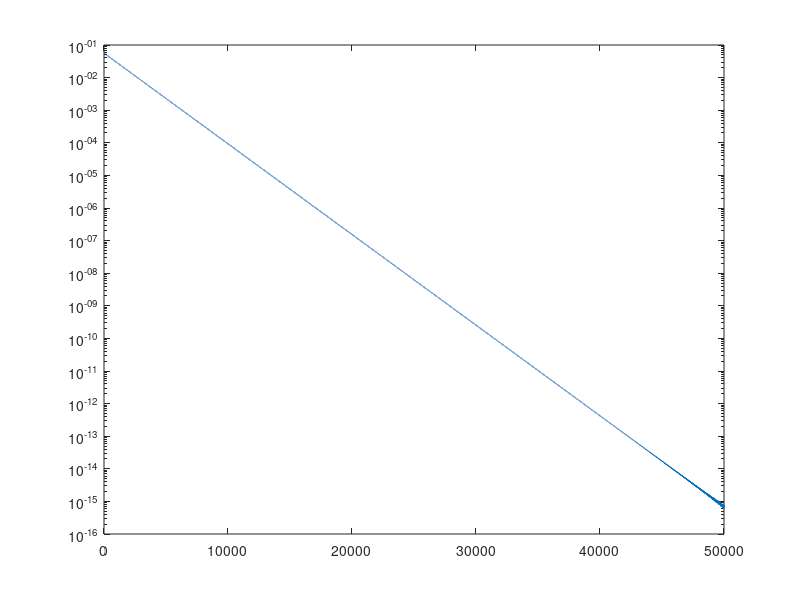

Reproduce this figure in MATLAB.

Itr=50000;
err=zeros(Itr,1);

A=[1 2 4;1 3 5; 1 7 7; 1 8 9];
y=[1;2;3;4];

beta_star = (A'*A)\(A'*y);
opt = 0.5*norm(y-A*beta_star)^2;

[U,S,V]=svd(A'*A);
L = S(1,1);
beta = [0;0;0];

for i=1:Itr
    beta = beta - 1/L*(A'*A*beta-A'*y);
    err(i)=0.5*norm(y-A*beta)^2-opt;
end
%plot(1:Itr,err)
semilogy(1:Itr,err)


